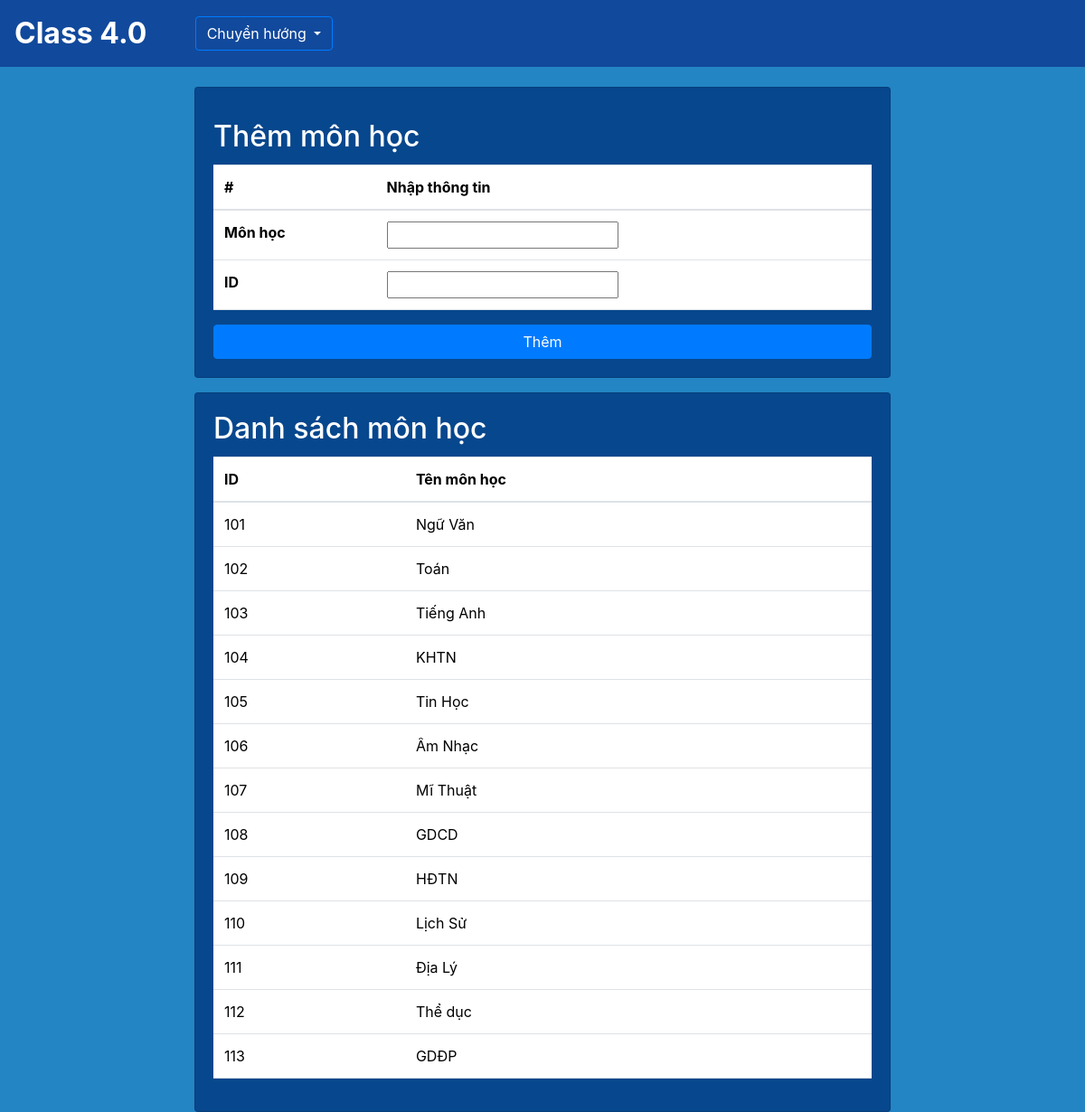
Screenshot of /school/subjects/ with the database file from the repository.
### SM/models.py (models this page shows, shortened)
class Subject (models.Model):
    id = models.CharField(primary_key=True, max_length = 10)
    name = models.CharField(max_length = 100,blank=False, null=False) # cần đảm bảo bắt buôc phải có

### SM/views.py (the view)
# urls.py: path('subjects/', views.add_subject, name='smsubject'),
def add_subject(request):
    subjects= Subject.objects.all()
    if request.method == 'POST':
        form = SubjectForm(request.POST)
        if form.is_valid():
            form.save()
            messages.success(request,'Thêm môn học thành công!')
    else:
        form = SubjectForm()
    context = {
        'add_subjectsform': form,
        'subjects':subjects
    }
    return render(request, 'subjects.html', context)

### SM/forms.py
class SubjectForm(forms.ModelForm):
    class Meta:
        model = Subject
        fields = ['id', 'name']

### SM/templates/subjects.html (shortened to what this page needs)
{% extends "base.html" %}
{% load static %}
{% block Nav %}
<div class="dropdown">
    <button type="button" class="btn btn-outline-primary text-white dropdown-toggle" data-bs-toggle="dropdown">
        Chuyển hướng
    </button>
</div>
{% endblock Nav %}
{% block content %}
<div class="row" style="margin-top: 6rem">
    <div class="col-2"></div>
    <div class="col-8">
        <div class="card" style="background-color: #07478D">
            <div class="card-body">
                <h2 class="card-title text-white" style="margin-top: 2%;">Thêm môn học</h2>
                <form method="POST">
                    <table class="table">
                        <thead>
                        <tr>
                            <th scope="col">#</th>
                            <th scope="col">Nhập thông tin</th>
                        </tr>
                        </thead>
                        <tbody>
                            <tr>
                                <th scope="row">Môn học</th>
                                <td>{{add_subjectsform.name }}</td>
                            </tr>
                            <tr>
                                <th scope="row">ID</th>
                                <td>{{add_subjectsform.id }}</td>
                            </tr>
                        </tbody>
                    </table>
                    <button id="openModalBtn" type="submit" class="btn btn-primary" data-bs-toggle="modal" data-bs-target="#myModal" style="width:100%">Thêm</button>
                </form>
            </div>
        </div>
        <div class="card" style="background-color: #07478D; margin-top: 1rem">
            <div class="card-body">
                <h2 class="card-title text-white" style="margin-top: 0%;">Danh sách môn học</h2>
                <form method="POST">
                    <table class="table">
                        <thead>
                        <tr>
                            <th scope="col">ID</th>
                            <th scope="col">Tên môn học</th>
                        </tr>
                        </thead>
                        <tbody>
                                {%for subjects in subjects %}
                                <tr>
                                    <td>{{subjects.id}}</td>
                                    <td>{{subjects.name}}</td>
                                </tr>
                                {% endfor %}
                        </tbody>
                    </table>
                </form>
            </div>
        </div>
    </div>
    <div class="col-2"></div>
</div>
{% endblock content %}

### templates/base.html (style rules this page uses)
body { margin: 0; padding: 0; height: 100vh; width: 100vw; overflow-x: hidden; }

### rows the page displays
Subject: id "101", name "Ngữ Văn"
Subject: id "102", name "Toán"
Subject: id "103", name "Tiếng Anh"
Subject: id "104", name "KHTN"
Subject: id "105", name "Tin Học"
Subject: id "106", name "Âm Nhạc"
Subject: id "107", name "Mĩ Thuật"
Subject: id "108", name "GDCD"
Subject: id "109", name "HĐTN"
Subject: id "110", name "Lịch Sử"
Subject: id "111", name "Địa Lý"
Subject: id "112", name "Thể dục"
Subject: id "113", name "GDĐP"
